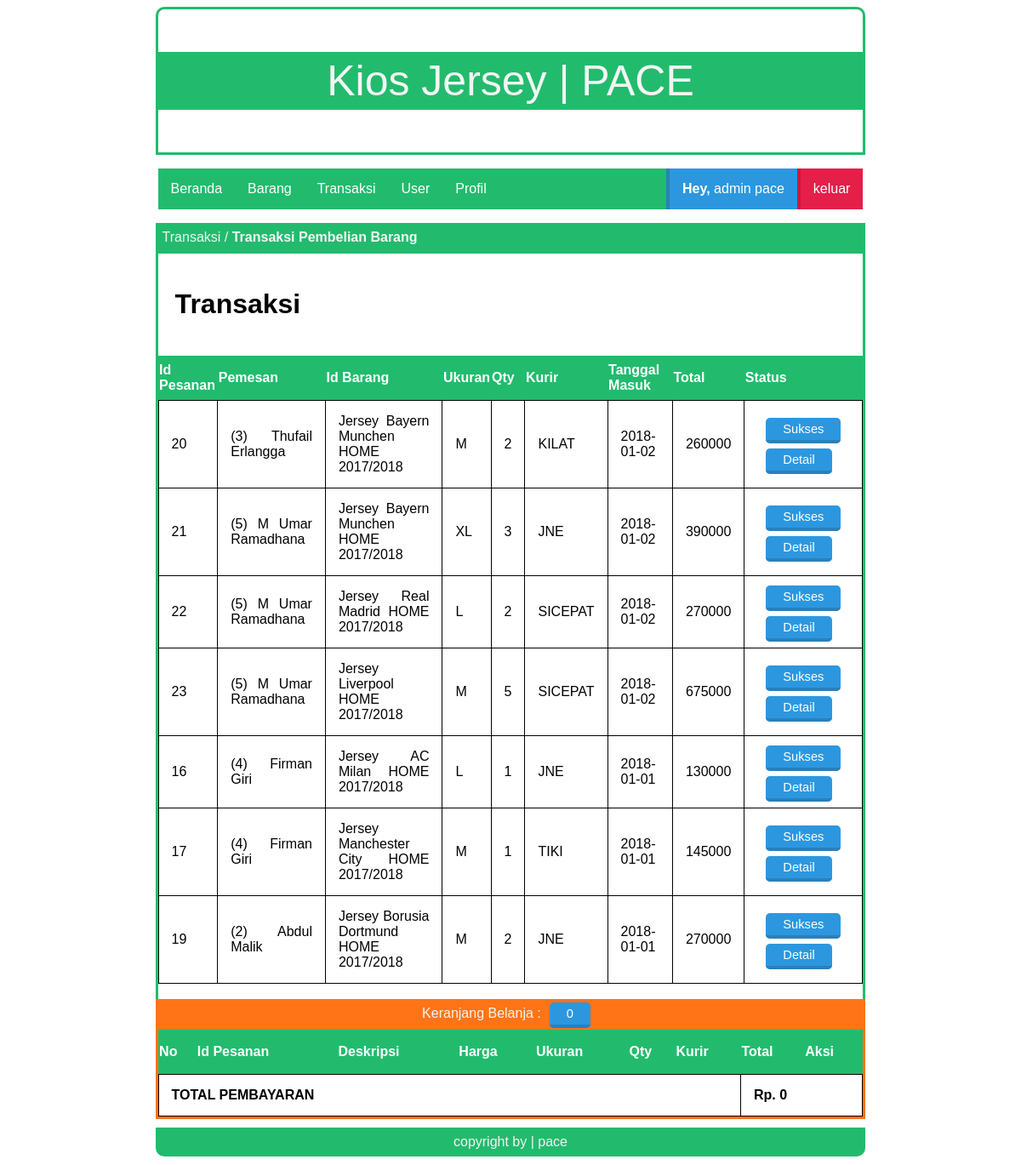
The page /index.php?page=transaksi (signed in) on the database as committed earlier.
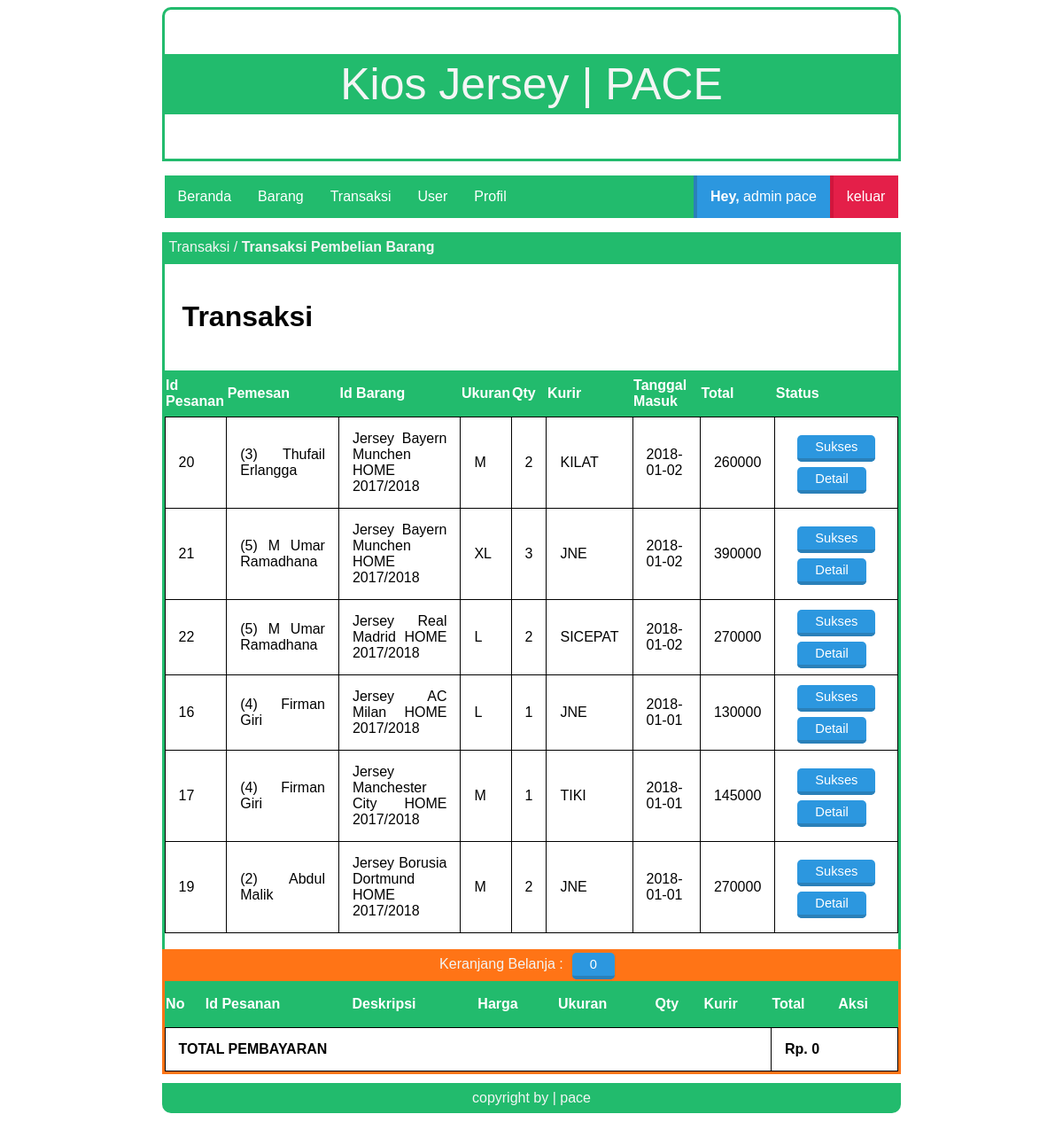
The same page on the database as committed later.
### tables this page shows
CREATE TABLE `tbl_pesanan` (
  `id_pesanan` int(100) NOT NULL,
  `id_user` int(100) NOT NULL,
  `id_barang` int(100) NOT NULL,
  `ukuran` varchar(5) NOT NULL,
  `qty` int(50) NOT NULL,
  `kurir` varchar(15) NOT NULL,
  `date_in` date NOT NULL,
  `total` int(100) NOT NULL
);

CREATE TABLE `tbl_users` (
  `id_user` int(100) NOT NULL,
  `nama_lengkap` varchar(30) NOT NULL,
  `email` varchar(30) NOT NULL,
  `username` varchar(6) NOT NULL,
  `password` varchar(6) NOT NULL,
  `alamat` varchar(50) NOT NULL,
  `no_hp` text NOT NULL,
  `title` varchar(10) NOT NULL
);

CREATE TABLE `tbl_barang` (
  `id_barang` int(100) NOT NULL,
  `deskripsi` varchar(100) NOT NULL,
  `harga` int(20) NOT NULL,
  `stok` int(5) NOT NULL,
  `created` date NOT NULL,
  `nama_image` varchar(50) NOT NULL,
  `type_image` varchar(50) NOT NULL,
  `size_image` bigint(20) NOT NULL
);

### page/admin/transaksi/transaksi.php (the view, shortened to what this page needs)
<div class="box-title">
    <p>Transaksi / <b>Transaksi Pembelian Barang</b></p>
</div>
<div id="box">
  <h1>Transaksi</h1>
  <?php
  include 'lib/koneksi.php';
  $query = $conn->prepare("SELECT * FROM tbl_pesanan
                           JOIN tbl_barang ON tbl_pesanan.id_barang=tbl_barang.id_barang
                           JOIN tbl_users ON tbl_pesanan.id_user=tbl_users.id_user
                           ORDER BY date_in DESC");
  $query->execute();
  $data = $query->fetchAll();
  ?>
  <table class="news">
    <tr>
      <th>Id Pesanan</th>
      <th>Pemesan</th>
      <th>Id Barang</th>
      <th>Ukuran</th>
      <th>Qty</th>
      <th>Kurir</th>
      <th>Tanggal Masuk</th>
      <th>Total</th>
      <th>Status</th>
    </tr>
    <?php
    foreach ($data as $value): ?>
        <tr>
            <td><?php echo $value['id_pesanan'] ?></td>
            <td><?php echo "(".$value['id_user'].") ".$value['nama_lengkap'] ?></td>
            <td><?php echo $value['deskripsi'] ?></td>
            <td><?php echo $value['ukuran'] ?></td>
            <td><?php echo $value['qty'] ?></td>
            <td><?php echo $value['kurir'] ?></td>
            <td><?php echo $value['date_in'] ?></td>
            <td><?php echo $value['total'] ?></td>
            <td>
              <a class="tombol-biru">Sukses</a><br><br>
              <a class="tombol-biru" href="?page=transaksi_detail&id=<?php echo $value['id_pesanan']; ?>">Detail</a>
            </td>
        </tr>
    <?php
    endforeach;
     ?>
  </table>
  <br>
</div>

Rows that differ between the two databases and show on the page:
removed tbl_pesanan: id_pesanan "23", id_user.id_user "5", id_user.nama_lengkap "M Umar Ramadhana", id_barang.deskripsi "Jersey Liverpool HOME 2017/2018", ukuran "M", qty "5", kurir "SICEPAT", date_in "2018-01-02", total "675000"
